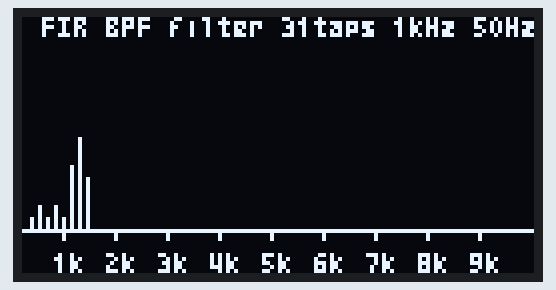
This sketch was run on a simulated Arduino Uno, built with avr-gcc and run on an emulated ATmega328P. On the bench: 128×64 one-colour display.

Above: at 0.64 s.
At 5.41 s:
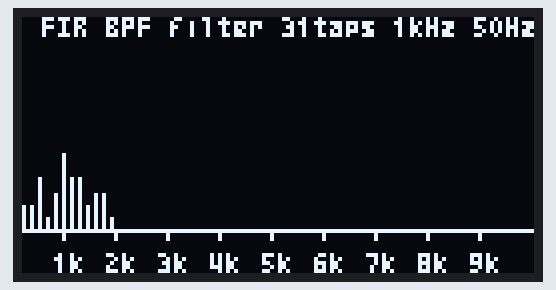
At 10.18 s:
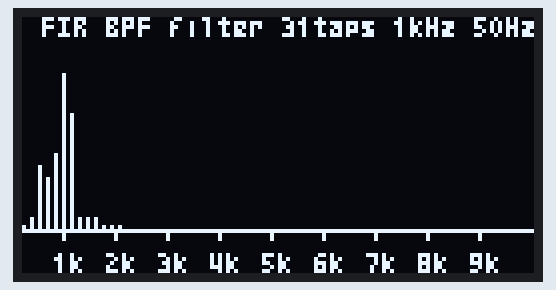
At 20.11 s:
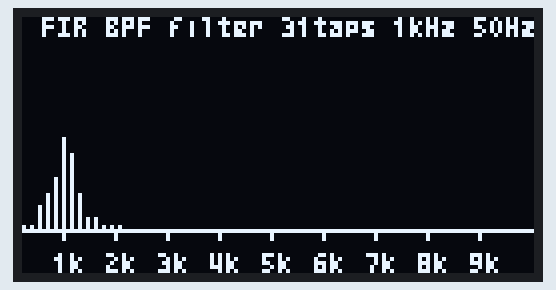
At 29.64 s:
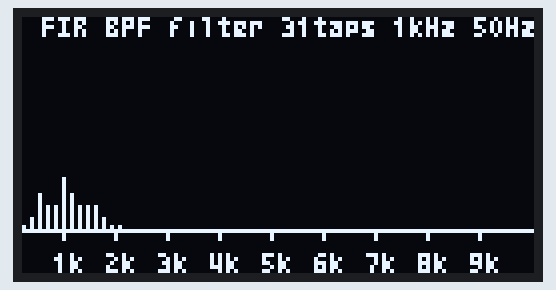
At 39.58 s:
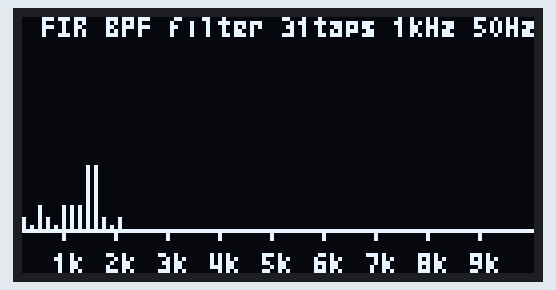

The sketch:

Filter_sweep_test_SpectrumDisplay_FIR_BPF_31Tap.ino
```cpp
/*
  Digital filter spectrum bar graph display program
  Using a Raspberry Pi Pico, the spectrum of the signal through
  the FIR filter is displayed as a bar graph on the OLED display.
  FIR filter 31taps Bandpass 1kHz 50Hz
  2024/06/30 JR3XNW
*/
#include <Arduino.h>
#include <U8g2lib.h>
#include <arduinoFFT.h> // v2.0.2

U8G2_SSD1306_128X64_NONAME_F_HW_I2C u8g2(U8G2_R0);
ArduinoFFT<double> FFT;  // v2.0.2 Explicit data types using templates

const int filterLength = 31; // Number of filter taps.
float filterBuffer[filterLength] = {0.0};
float firCoeffs[filterLength] = { // FIR filter coefficients for Bandpass 1kHz 100Hz
  0.000000, -0.003430, -0.008679, -0.016746,
 -0.027240, -0.038247, -0.046693, -0.049118,
 -0.042670, -0.026024, 0.000000, 0.032351,
 0.066210, 0.095939, 0.116277, 0.123504,
 0.116277, 0.095939, 0.066210, 0.032351,
 0.000000, -0.026024, -0.042670, -0.049118,
 -0.046693, -0.038247, -0.027240, -0.016746,
 -0.008679, -0.003430, 0.000000,
};

int bufferIndex = 0;
const int samples = 128; // Number of FFT samples.
const float startFrequency = 100.0;  // Start frequency (Hz)
const float endFrequency = 10000.0;  // End frequency (Hz)
const float sampleRate = 20000.0;    // Sample rate (Hz)

// Update to FIR filter function
float firFilter(float input) {
  filterBuffer[bufferIndex] = input;
  bufferIndex = (bufferIndex + 1) % filterLength;
  float sum = 0.0;
  for (int i = 0; i < filterLength; i++) {
    int index = (bufferIndex - i + filterLength) % filterLength;
    sum += filterBuffer[index] * firCoeffs[i];
  }
  return sum;
}

// frequency sweep function.
void frequencySweep(double *vReal, double *vImag) {
  float frequencyStep = (endFrequency - startFrequency) / samples;
  for (int i = 0; i < samples; i++) {
    float currentFrequency = startFrequency + (i * frequencyStep);
    float signal = sin(2 * PI * currentFrequency * millis() / 1000.0);
    float filteredSignal = firFilter(signal);
    vReal[i] = filteredSignal;
    vImag[i] = 0;
  }
}

// FFT and OLED display functions (line graph display).
void displayFFT(double *vReal, double *vImag) {
  FFT.windowing(vReal, samples, FFTWindow::Hamming, FFTDirection::Forward);  // Use new enum types instead of FFT_WIN_TYP_HAMMING and FFT_FORWARD
  FFT.compute(vReal, vImag, samples, FFTDirection::Forward);  // Change FFT_REVERSE to FFTDirection::Reverse
  FFT.complexToMagnitude(vReal, vImag, samples);  // No change

  // Clear graph drawing area (overwrite with background color).
  // Here, the graph area is overwritten with a black rectangle.
  u8g2.setDrawColor(0); // Set background color (usually black).
  u8g2.drawBox(0, 0, 128, 52); // Clear graph area.
  u8g2.setDrawColor(1); // Re-set the drawing color (white).

  // Drawing FFT results.
  for (int i = 1; i < (samples / 2); i++) {
    int x = map(i, 1, samples / 2, 0, 128);
    int y = map(vReal[i], 0, 16, 53, 0); // Scaling of spectral intensity, changing the third argument (now 14) of the map function
    u8g2.drawLine(x, 53, x, y);
  }

  // Display the text "FIR filter 31taps Bandpass 1kHz 100Hz"
  char str[40] = "FIR BPF filter 31taps 1kHz 50Hz";
  byte x = u8g2.getStrWidth(str);
  u8g2.setFont(u8g2_font_micro_tr); // Set the font for the numbers
  //u8g2.setFont(u8g2_font_6x10_tr); // Set a suitable font for the title
  u8g2.drawStr(128 - x, 5, str);

  // Send buffer to update screen.
  u8g2.sendBuffer();
}

void setup() {
  u8g2.begin();
  // Redraw the static content (lines and texts) each time to prevent flickering
  u8g2.drawLine(0, 53, 128, 53);

  for (int xl = 10; xl < 127; xl += 13) {
    u8g2.drawLine(xl, 53, xl, 55);
  }
  u8g2.setFont(u8g2_font_micro_tr); // Set the font for the numbers
  u8g2.drawStr(8, 64, "1k");  //-2 10
  u8g2.drawStr(21, 64, "2k");
  u8g2.drawStr(34, 64, "3k");
  u8g2.drawStr(47, 64, "4k");
  u8g2.drawStr(60, 64, "5k");
  u8g2.drawStr(73, 64, "6k");
  u8g2.drawStr(86, 64, "7k");
  u8g2.drawStr(99, 64, "8k");
  u8g2.drawStr(112, 64, "9k");
}

void loop() {
  double vReal[samples];
  double vImag[samples] = {0}; // Imaginary part is initialized to 0.

  frequencySweep(vReal, vImag);
  displayFFT(vReal, vImag); // Call a function to display FFT results.
}
```
